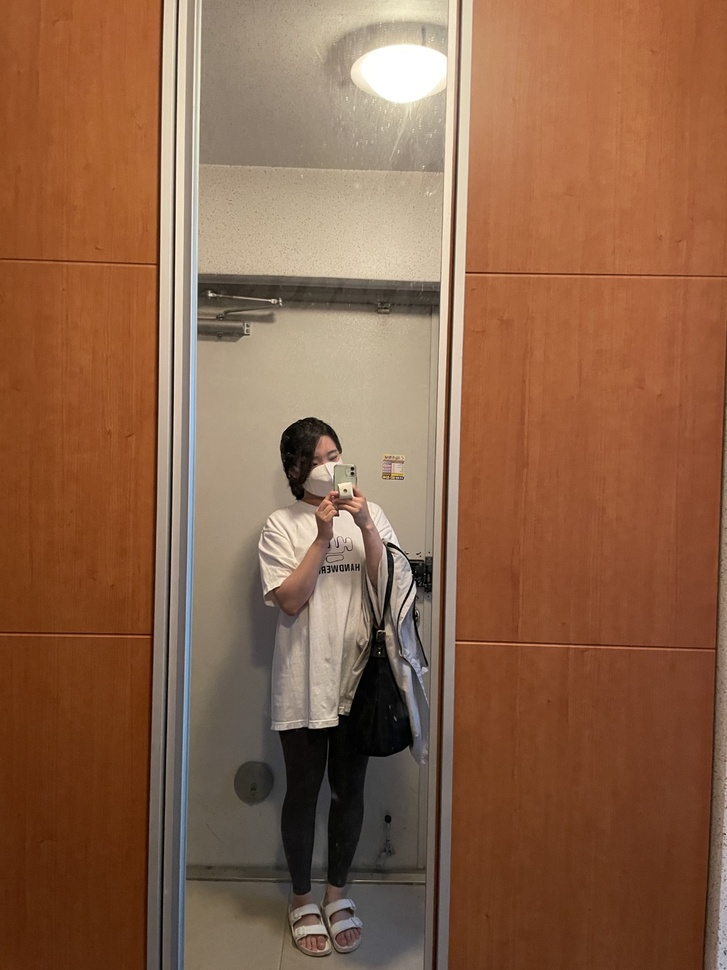
#> input picture openCV/Image/hani_03.jpg, 727 x 970 px, shrunk from 1080 x 1440 before the run
$ jupyter execute '15. HSV.ipynb'
#> lines starting #> are read from the running program, lines starting #| are printed output that depends on the picture; after the words box and inside, x2 and y2 are one past the last pixel; in counts of white or black regions, pixels touching at a corner belong together
[cell 1]
import cv2

src = cv2.imread("Image/hani_03.jpg", cv2.IMREAD_COLOR)
#> src is the input picture: shape (970, 727, 3); mean B, G, R 73, 99.4, 139.8
hsv = cv2.cvtColor(src, cv2.COLOR_BGR2HSV)
#> hsv: shape (970, 727, 3); mean H, S, V 16.1, 126.2, 140.1
h, s, v = cv2.split(hsv)
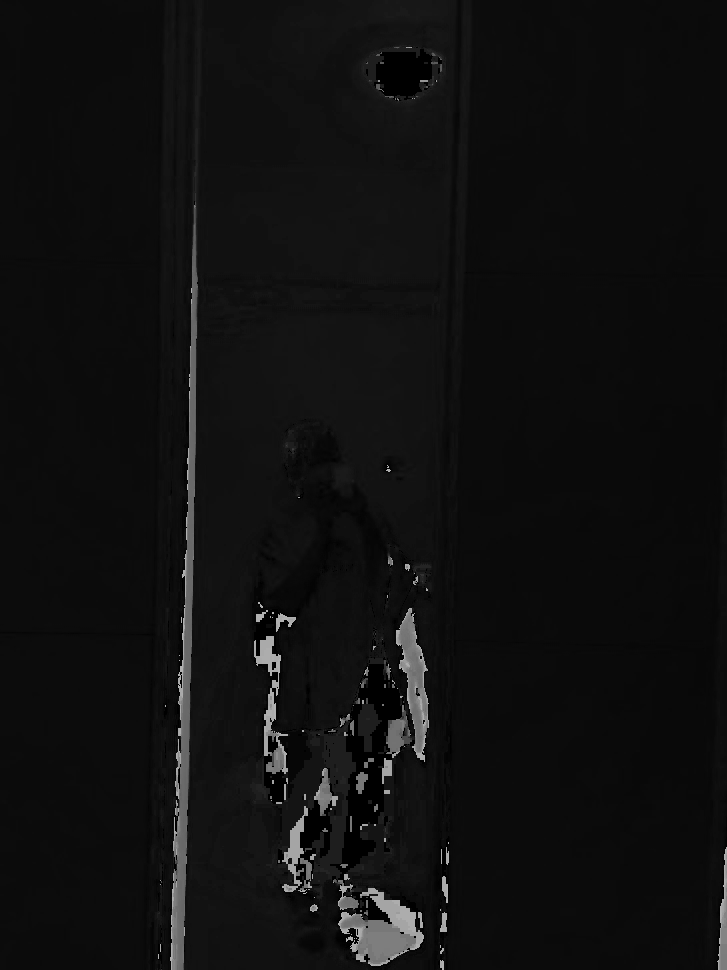
#> h: shape (970, 727); min 0, max 179, mean 16.1
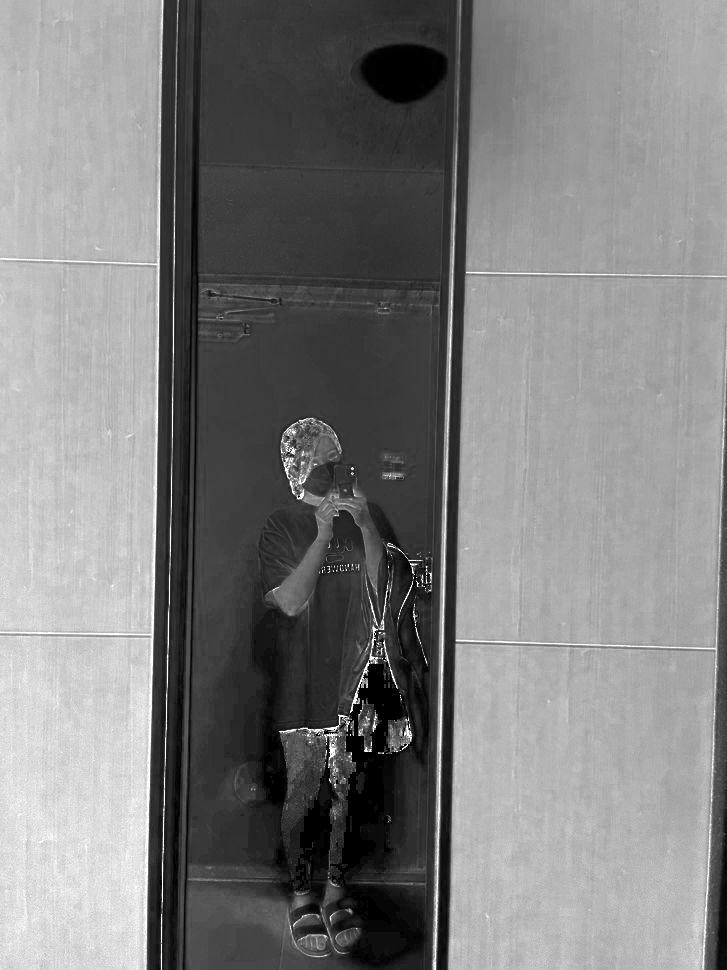
#> s: shape (970, 727); min 0, max 255, mean 126.2
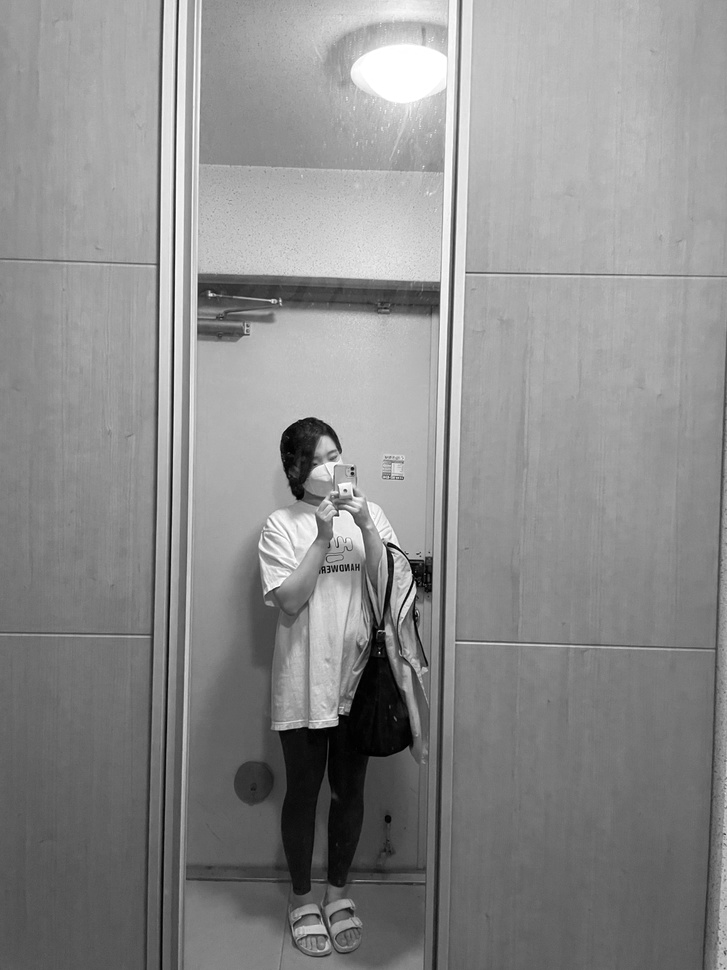
#> v: shape (970, 727); min 0, max 255, mean 140.1

cv2.imshow("h", h)
cv2.imshow("s", s)
cv2.imshow("v", v)
cv2.waitKey()
cv2.destroyAllWindows()

[cell 2]
import cv2

src = cv2.imread("Image/hani_03.jpg", cv2.IMREAD_COLOR)
hsv = cv2.cvtColor(src, cv2.COLOR_BGR2HSV)
h, s, v = cv2.split(hsv)

h = cv2.inRange(h, 8, 20)
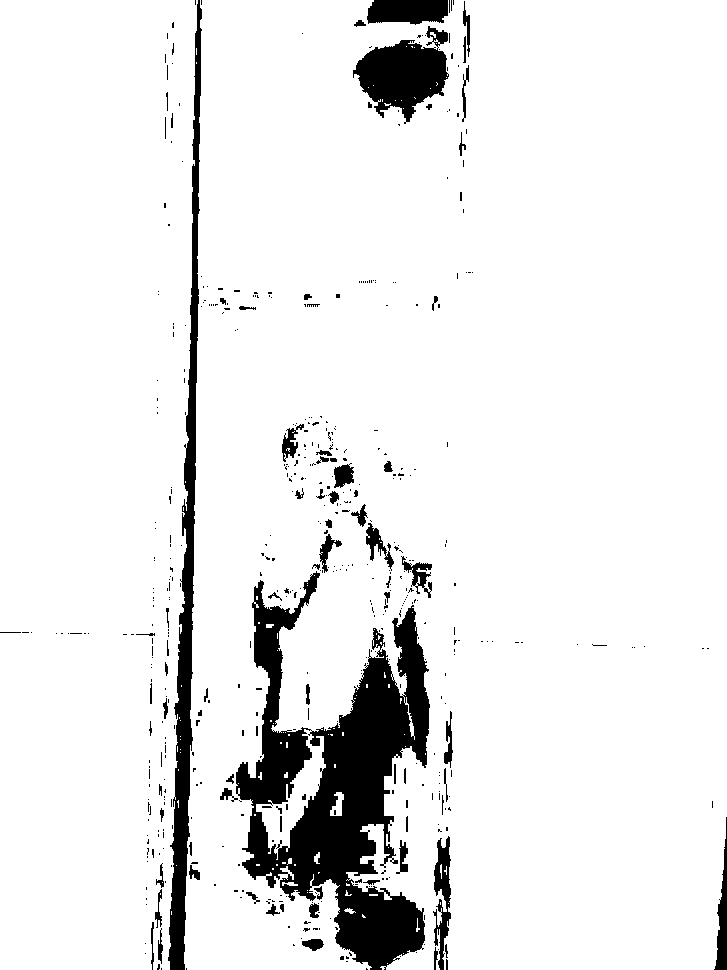
#> h: shape (970, 727); 91.7% white; 524 black regions (442 under 20 px), largest, box (x1, y1, x2, y2) and area: (236, 571, 430, 970) 32605, (168, 0, 202, 970) 9683, (353, 26, 449, 124) 5089
orange = cv2.bitwise_and(hsv, hsv, mask = h)
#> orange: shape (970, 727, 3); mean H, S, V 11.8, 123.2, 131.7
orange = cv2.cvtColor(orange, cv2.COLOR_HSV2BGR)
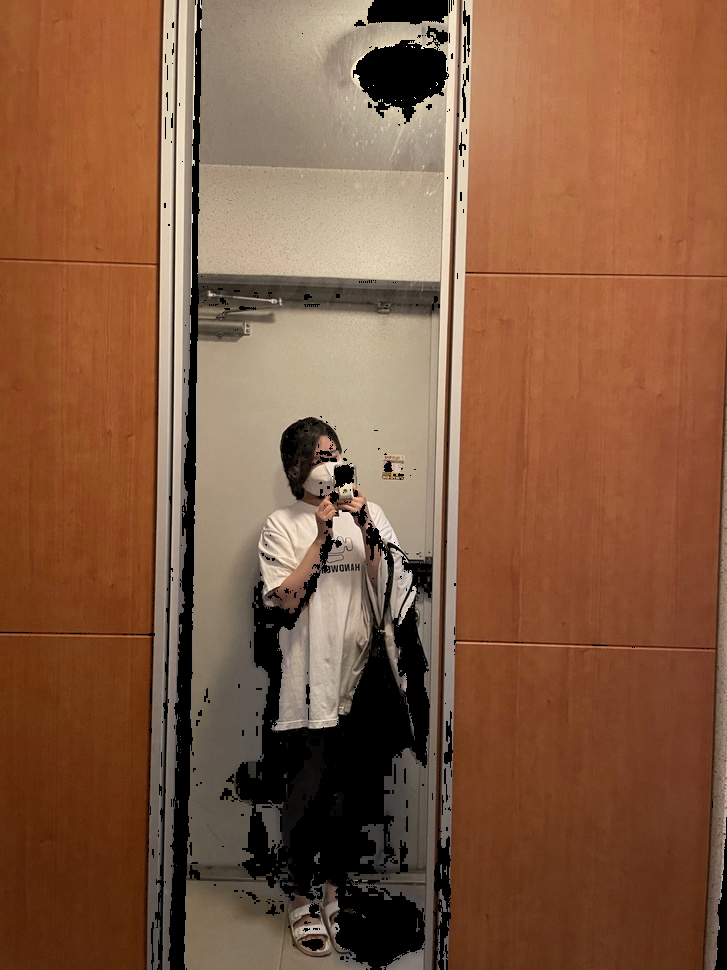
#> orange: shape (970, 727, 3); mean B, G, R 64.8, 91.1, 131.7

cv2.imshow("orange", orange)
cv2.waitKey()
cv2.destroyAllWindows()

$ run again, with openCV/Image/hani_01.jpg copied over openCV/Image/hani_03.jpg
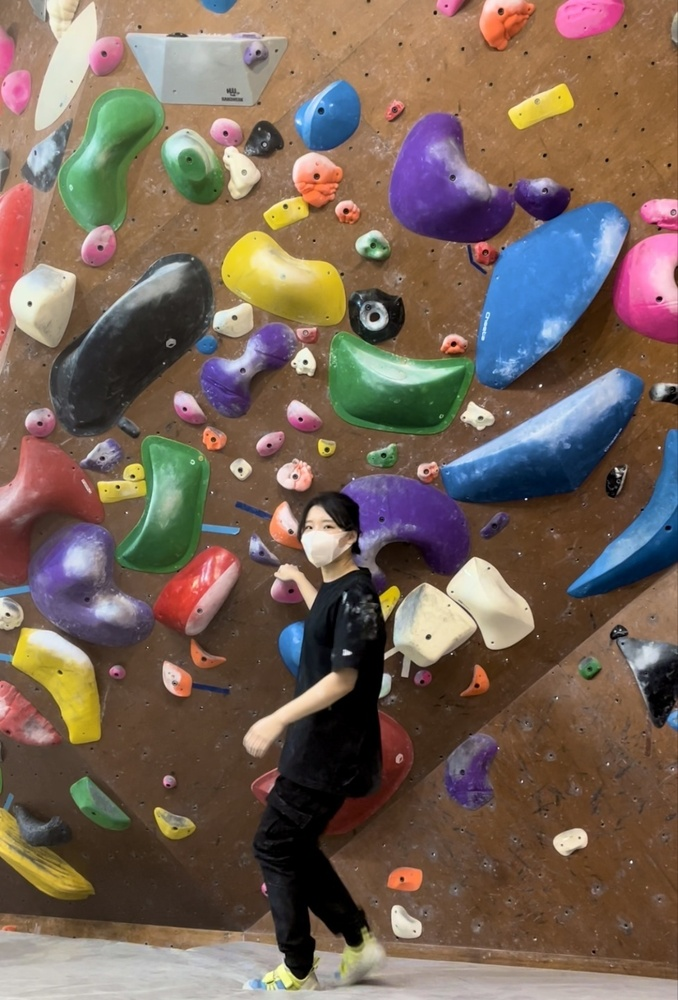
#> input picture openCV/Image/hani_01.jpg, 678 x 1000 px, shrunk from 977 x 1440 before the run
#> src is the input picture: shape (1000, 678, 3); mean B, G, R 87.8, 100.1, 119.2
#> hsv: shape (1000, 678, 3); mean H, S, V 40.5, 107.8, 129.7
#> `h = cv2.inRange(h, 8, 20)`:
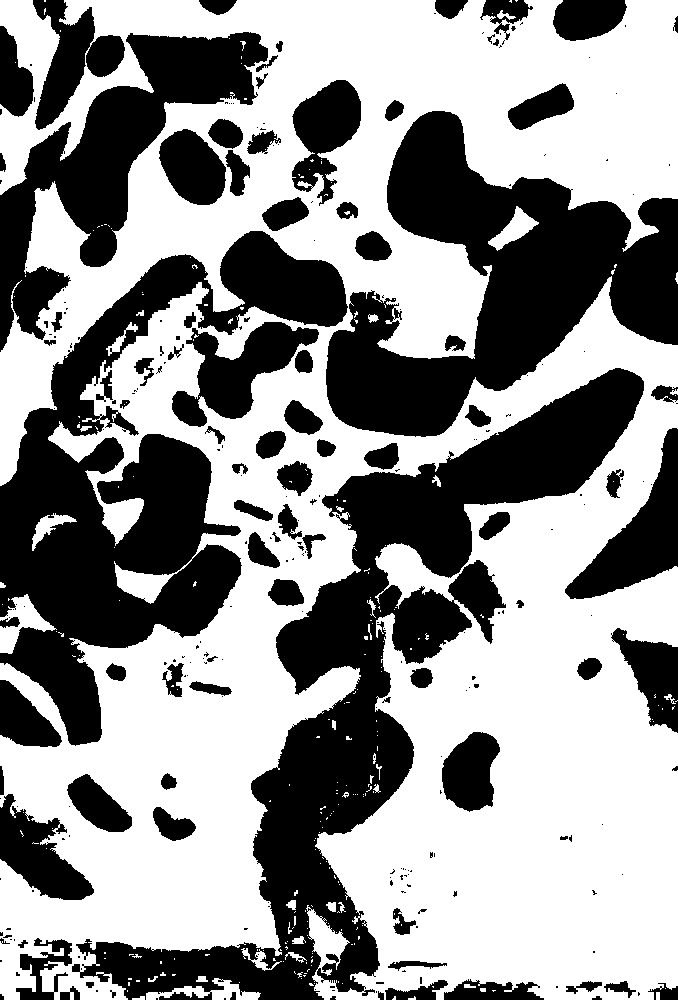
#> h: shape (1000, 678); 57.5% white; 268 black regions (174 under 20 px), largest, box (x1, y1, x2, y2) and area: (72, 368, 644, 1000) 75476, (0, 231, 348, 746) 60867, (326, 111, 678, 437) 51528
#> `orange = cv2.cvtColor(orange, cv2.COLOR_HSV2BGR)`:
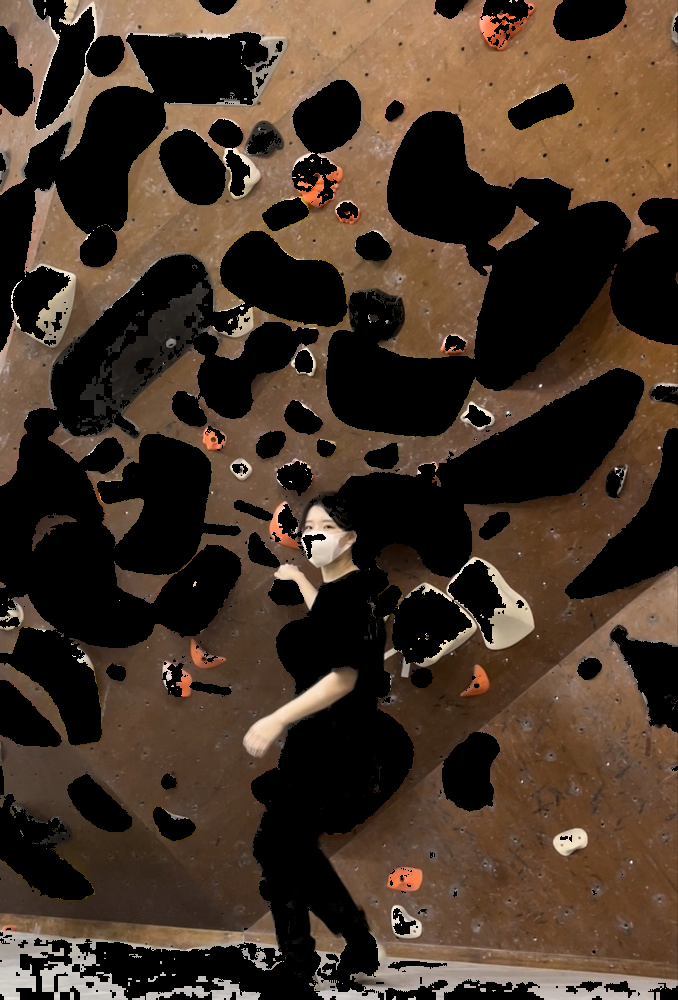
#> orange: shape (1000, 678, 3); mean B, G, R 39.3, 52.3, 68.9

$ run again, with openCV/Image/beach.jpg copied over openCV/Image/hani_03.jpg
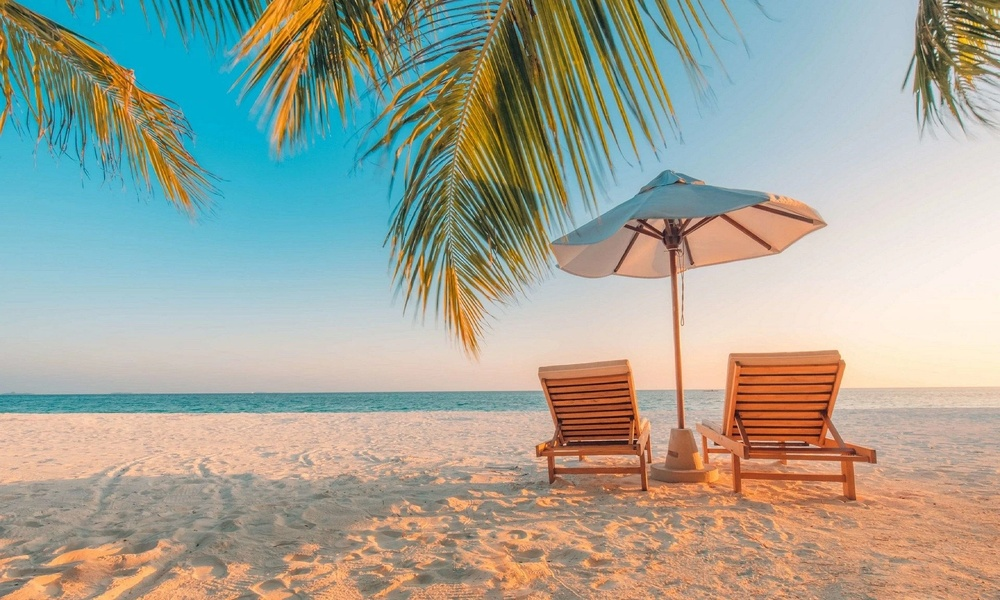
#> input picture openCV/Image/beach.jpg, 1000 x 600 px, shrunk from 1920 x 1152 before the run
#> src is the input picture: shape (600, 1000, 3); mean B, G, R 152.1, 165, 162.8
#> hsv: shape (600, 1000, 3); mean H, S, V 44.2, 89, 189.6
#> `h = cv2.inRange(h, 8, 20)`:
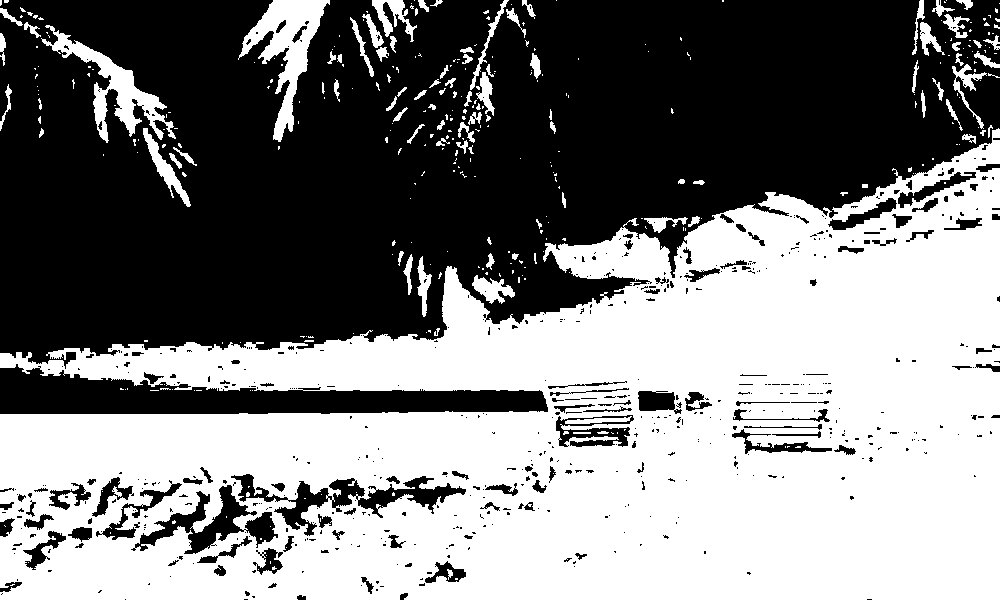
#> h: shape (600, 1000); 50% white; 354 white regions (263 under 20 px), largest, box (x1, y1, x2, y2) and area: (0, 128, 1000, 600) 280512, (238, 0, 330, 142) 4365, (41, 25, 176, 143) 3513
#> `orange = cv2.cvtColor(orange, cv2.COLOR_HSV2BGR)`:
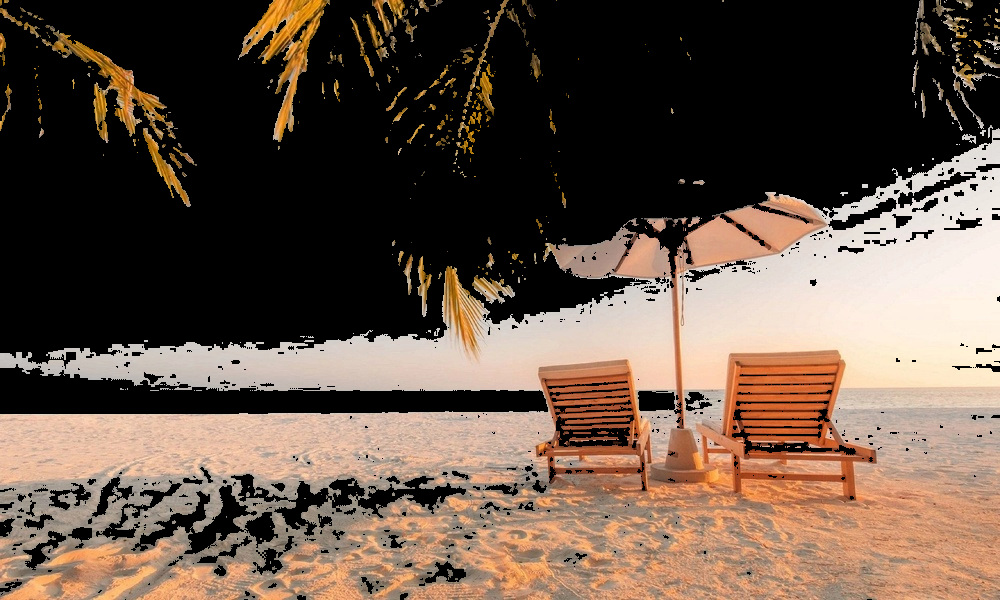
#> orange: shape (600, 1000, 3); mean B, G, R 70.4, 83.4, 101.8
